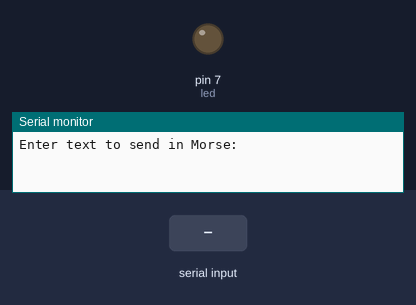
Recording of a sketch running on a simulated Arduino Uno, built with avr-gcc and run on an emulated ATmega328P. On the bench: output pins drawn as LEDs (lit = HIGH), the last lines printed to the serial monitor. The inputs (shaded band) are chosen by the test bench.

Above: at 1.2 s.
1.3 s: "1\n" received over Serial
At 2.1 s:
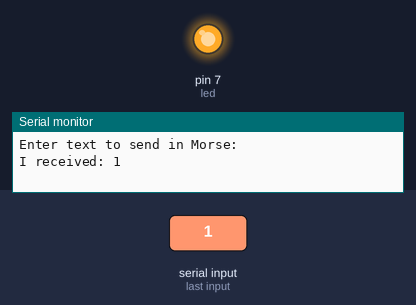
4.3 s: "0\n" received over Serial
Timing chart, 0 to 10.6 s (numbered marks = the images above; inputs shaded):
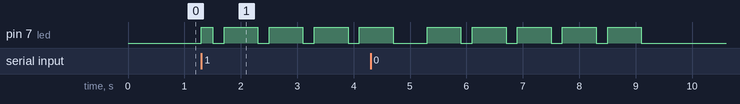

The sketch:

morse_code.ino
```cpp
const int led = 7;
String text;
const int unitTime = 200; // 0.5s
const int dot_duration = 1 * unitTime; // 0.5s
const int dash_duration = 3 * unitTime; // 0.5s
const int gab_Between_symbol_Of_Same_Letter = 1 * unitTime;
const int gabBetweenLetters = 3 * unitTime;
const int gabBetweenWords = 7 * unitTime;

struct MorseCode {
  char character;
  const char *symbol;
};

const MorseCode MorseCodeMap[] = {
  {'A', ".-"},   {'B', "-..."}, {'C', "-.-."}, {'D', "-.."},  {'E', "."},
  {'F', "..-."}, {'G', "--."},  {'H', "...."}, {'I', ".."},   {'J', ".---"},
  {'K', "-.-"},  {'L', ".-.."}, {'M', "--"},   {'N', "-."},   {'O', "---"},
  {'P', ".--."}, {'Q', "--.-"}, {'R', ".-."},  {'S', "..."},  {'T', "-"},
  {'U', "..-"},  {'V', "...-"}, {'W', ".--"},  {'X', "-..-"}, {'Y', "-.--"},
  {'Z', "--.."},
  {'0', "-----"},{'1', ".----"},{'2', "..---"},{'3', "...--"},{'4', "....-"},
  {'5', "....."},{'6', "-...."},{'7', "--..."},{'8', "---.."},{'9', "----."}
};
const int morseCount = sizeof(MorseCodeMap) / sizeof(MorseCode);

void dotSymbol() {
  digitalWrite(led,HIGH);
  delay(dot_duration);
  digitalWrite(led,LOW);
  delay(gab_Between_symbol_Of_Same_Letter);
}
void dashSymbol() {
  digitalWrite(led,HIGH);
  delay(dash_duration);
  digitalWrite(led,LOW);
  delay(gab_Between_symbol_Of_Same_Letter);
}

void showLetter(char ch) {
  if (ch >= 'a' && ch <= 'z') ch -= 32; //  convert lowercase to ubbercase
  for(int i = 0;i < morseCount; i++){
    if(ch == MorseCodeMap[i].character){
      const char *symbol = MorseCodeMap[i].symbol;
      for (int j = 0; symbol[j] != '\0'; j++) {
        if (symbol[j] == '.') dotSymbol();
        else if (symbol[j] == '-') dashSymbol();
      }
      delay(gabBetweenLetters - unitTime);
      break;
    }
  }
}

void showWord(String word) {
  for (int i = 0; i < word.length(); i++) {
    char ch = word[i];
    if (ch == ' ') {
      delay(gabBetweenWords - gabBetweenLetters);
    } else {
      showLetter(ch);
    }
  }
}


void setup() {
  pinMode(led, OUTPUT);
  Serial.begin(9600);
  Serial.println("Enter text to send in Morse:");
}

void loop() {
  if (Serial.available()) {
    text = Serial.readStringUntil('\n');
    text.trim();
    if (text.length() > 0) {
      Serial.print("I received: ");
      Serial.println(text);
      showWord(text);
    }
  }
}
```

Measured:
- after the input at 1.3 s, pin 7 (led): LOW → HIGH at once, then repeats every 0.80 s: LOW 0.20 s, HIGH 0.60 s
